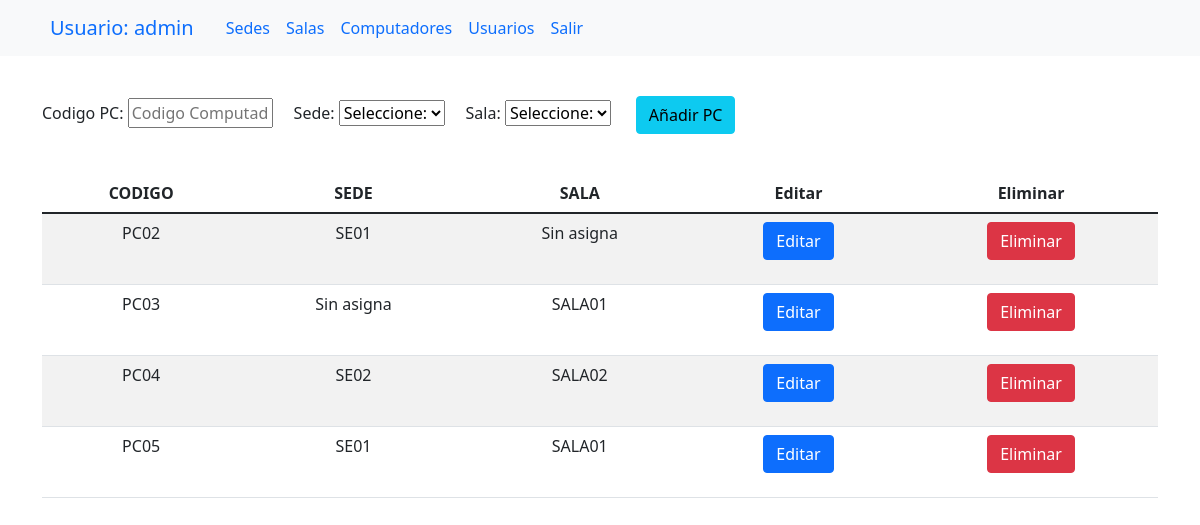
Page /pc.php (signed in) on the committed database.
### tables this page shows
CREATE TABLE `pc` (
  `CODIGO` varchar(10) NOT NULL,
  `SEDE` varchar(10) NOT NULL,
  `SALA` varchar(10) NOT NULL
);

### conexion.php (called while the page is built, shortened)
<?php
class conexion
{
    public function conectar()
    {
        $this->link = new mysqli('localhost', 'root', '', 'crudsalas');
        return $this->link;
    }
}

### pc.php (the view, shortened to what this page needs)
<?php
include 'conexion.php';
$con = new conexion();
$sql = "SELECT * FROM pc";
$resultado = mysqli_query($con->conectar(), $sql);
if (isset($_SESSION['username'])) {
    $usuarioEnSession = $_SESSION['username'];
} else {
    header('location: index.php');
}
?>
<html>
<head>
    <link href="https://cdn.jsdelivr.net/npm/bootstrap@5.1.3/dist/css/bootstrap.min.css" rel="stylesheet">
</head>
<body>
    <nav class="navbar navbar-expand-lg navbar-light bg-light fixed-top">
        <div class="container">
            <div class="collapse navbar-collapse" id="navbarSupportedContent">
                <ul class="navbar-nav ml-auto">
                    <li class="nav-item active">
                        <a class="nav-link text-primary navbar-brand" href="inicio.php">Usuario: <?php echo $usuarioEnSession ?></a>
                    </li>
                    <li class="nav-item active">
                        <a class="nav-link text-primary" href="sedes.php">Sedes</a>
                    </li>
                    <li class="nav-item">
                        <a class="nav-link text-primary" href="salas.php">Salas</a>
                    </li>
                    <li class="nav-item">
                        <a class="nav-link text-primary" href="pc.php">Computadores</a>
                    </li>
                    <li class="nav-item">
                        <a class="nav-link text-primary" href="user.php">Usuarios</a>
                    </li>
                    <li class="nav-item">
                        <a class="nav-link text-primary" type="submit" name="salir" href="salir.php">Salir</a>
                    </li>
                </ul>
            </div>
        </div>
    </nav>
    <br><br><br><br>
    <div class="container">
        <div class="row">
            <form action="" method="post" enctype="multipart/form-data">
                <label>Codigo PC:</label>
                <input type="text" name="codigo" placeholder="Codigo Computador" required style="width:13%">&nbsp;&nbsp;&nbsp;&nbsp;
                <label>Sede:</label>
                <select name='sede'>
                    <option value="Sin asignar">Seleccione:</option>
                </select>&nbsp;&nbsp;&nbsp;&nbsp;
                <label>Sala:</label>
                <select name='sala'>
                    <option value="Sin asignar">Seleccione:</option>
                </select>
                <button type="submit" class="btn btn-sing-up btn-info" name="anadirPC">Añadir PC</button>
                <br>
            </form>
        </div>
        <br>
        <div class="col-md-12">
            <table class="table table-hover table-striped">
                <thead class="thead-dark">
                    <th scope="col" class="text-center">CODIGO </th>
                    <th scope="col" class="text-center">SEDE</th>
                    <th scope="col" class="text-center">SALA</th>
                    <th scope="col" class="text-center">Editar</th>
                    <th scope="col" class="text-center">Eliminar</th>
                </thead>
                <tbody>
                    <?php while ($fil = $resultado->fetch_assoc()) { ?>
                        <tr>
                            <td class="text-center"><?php echo $fil['CODIGO'] ?></td>
                            <td class="text-center"><?php echo $fil['SEDE'] ?></td>
                            <td class="text-center"><?php echo $fil['SALA'] ?></td>
                            <td class="text-center"><a class="btn btn-primary btn-xs" href="editarPC.php?codigo=<?php echo $fil['CODIGO']; ?>"><span class="glyphicon glyphicon-pencil">Editar</span></a></td>
                            <td class="text-center">
                                <form action="" method="post">
                                    <button class="btn btn-danger btn-xs" type="submit" name="eliminar"><span class="glyphicon glyphicon-trash">Eliminar</span></button>
                                </form>
                            </td>
                        </tr>
                    <?php } ?>
                </tbody>
            </table>
        </div>
    </div>
</body>
</html>

### rows in the picture
pc: CODIGO "PC02", SEDE "SE01", SALA "Sin asigna"
pc: CODIGO "PC03", SEDE "Sin asigna", SALA "SALA01"
pc: CODIGO "PC04", SEDE "SE02", SALA "SALA02"
pc: CODIGO "PC05", SEDE "SE01", SALA "SALA01"

### other values in the picture
$usuarioEnSession "admin"
